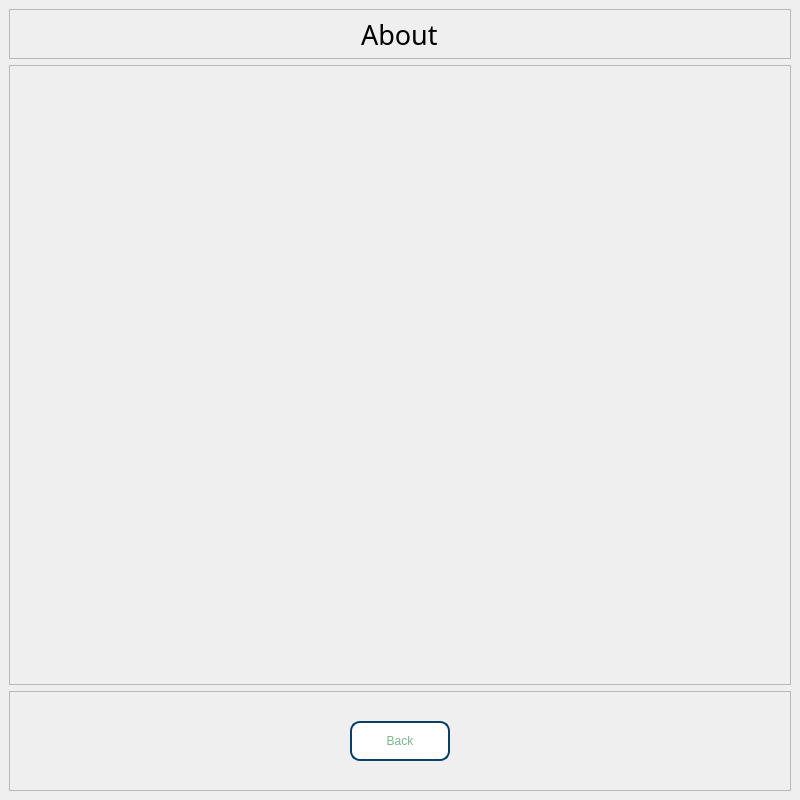
<?xml version="1.0" encoding="UTF-8"?>
<ui version="4.0">
 <class>About</class>
 <widget class="QMainWindow" name="About">
  <property name="geometry">
   <rect>
    <x>0</x>
    <y>0</y>
    <width>800</width>
    <height>800</height>
   </rect>
  </property>
  <property name="minimumSize">
   <size>
    <width>800</width>
    <height>800</height>
   </size>
  </property>
  <property name="maximumSize">
   <size>
    <width>800</width>
    <height>800</height>
   </size>
  </property>
  <property name="windowTitle">
   <string>MainWindow</string>
  </property>
  <widget class="QWidget" name="centralwidget">
   <layout class="QVBoxLayout" name="verticalLayout">
    <item alignment="Qt::AlignTop">
     <widget class="QFrame" name="label_frame">
      <property name="minimumSize">
       <size>
        <width>0</width>
        <height>50</height>
       </size>
      </property>
      <property name="maximumSize">
       <size>
        <width>16777215</width>
        <height>50</height>
       </size>
      </property>
      <property name="frameShape">
       <enum>QFrame::StyledPanel</enum>
      </property>
      <property name="frameShadow">
       <enum>QFrame::Raised</enum>
      </property>
      <layout class="QHBoxLayout" name="horizontalLayout">
       <item alignment="Qt::AlignHCenter">
        <widget class="QLabel" name="settings_label">
         <property name="font">
          <font>
           <family>Bahnschrift</family>
           <pointsize>20</pointsize>
          </font>
         </property>
         <property name="text">
          <string>About</string>
         </property>
        </widget>
       </item>
      </layout>
     </widget>
    </item>
    <item>
     <widget class="QFrame" name="main">
      <property name="sizePolicy">
       <sizepolicy hsizetype="Preferred" vsizetype="Expanding">
        <horstretch>0</horstretch>
        <verstretch>0</verstretch>
       </sizepolicy>
      </property>
      <property name="frameShape">
       <enum>QFrame::StyledPanel</enum>
      </property>
      <property name="frameShadow">
       <enum>QFrame::Raised</enum>
      </property>
      <layout class="QHBoxLayout" name="horizontalLayout_2">
       <property name="spacing">
        <number>0</number>
       </property>
       <item alignment="Qt::AlignVCenter">
        <widget class="QPushButton" name="github_button">
         <property name="minimumSize">
          <size>
           <width>200</width>
           <height>200</height>
          </size>
         </property>
         <property name="maximumSize">
          <size>
           <width>100</width>
           <height>100</height>
          </size>
         </property>
         <property name="baseSize">
          <size>
           <width>100</width>
           <height>0</height>
          </size>
         </property>
         <property name="styleSheet">
          <string notr="true">QPushButton:pressed{
	background-color: none;
	border: 0px
}</string>
         </property>
         <property name="text">
          <string/>
         </property>
         <property name="icon">
          <iconset>
           <normaloff>../../../Downloads/github_logo.svg</normaloff>../../../Downloads/github_logo.svg</iconset>
         </property>
         <property name="iconSize">
          <size>
           <width>170</width>
           <height>170</height>
          </size>
         </property>
         <property name="default">
          <bool>false</bool>
         </property>
         <property name="flat">
          <bool>true</bool>
         </property>
        </widget>
       </item>
      </layout>
     </widget>
    </item>
    <item>
     <widget class="QFrame" name="back_frame">
      <property name="minimumSize">
       <size>
        <width>0</width>
        <height>100</height>
       </size>
      </property>
      <property name="maximumSize">
       <size>
        <width>16777215</width>
        <height>100</height>
       </size>
      </property>
      <property name="frameShape">
       <enum>QFrame::StyledPanel</enum>
      </property>
      <property name="frameShadow">
       <enum>QFrame::Raised</enum>
      </property>
      <layout class="QHBoxLayout" name="horizontalLayout_3">
       <property name="spacing">
        <number>0</number>
       </property>
       <property name="leftMargin">
        <number>0</number>
       </property>
       <property name="topMargin">
        <number>0</number>
       </property>
       <property name="rightMargin">
        <number>0</number>
       </property>
       <property name="bottomMargin">
        <number>0</number>
       </property>
       <item>
        <widget class="QPushButton" name="back_button">
         <property name="enabled">
          <bool>true</bool>
         </property>
         <property name="maximumSize">
          <size>
           <width>100</width>
           <height>40</height>
          </size>
         </property>
         <property name="styleSheet">
          <string notr="true">QPushButton {
	font: 75 14pt &quot;Bahnschrift&quot;;
	color: rgb(120, 183, 140);
	background-color: rgb(255, 255, 255);
	border-radius: 10px;
	border: 2px solid #094065;
}

QPushButton:hover{
	font: 75 14pt &quot;Bahnschrift&quot;;
	color: rgb(255, 255, 255);
	background-color: rgb(100, 183, 140);
	border-radius: 10px;
	border: 2px solid #094065;
}

QPushButton:pressed{
	font: 75 14pt &quot;Bahnschrift&quot;;
	color: rgb(255, 255, 255);
	background-color: rgb(88, 162, 123);
	border-radius: 10px;
	border: 2px solid #094065;
}</string>
         </property>
         <property name="text">
          <string>Back</string>
         </property>
        </widget>
       </item>
      </layout>
     </widget>
    </item>
   </layout>
  </widget>
 </widget>
 <resources/>
 <connections/>
</ui>
